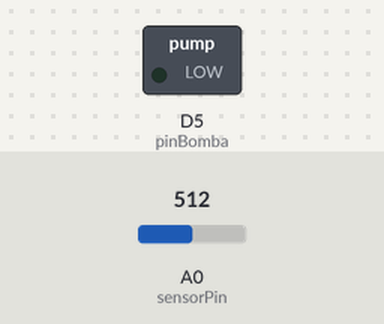
Bench run of a sketch on a simulated ESP8266 (NodeMCU). Parts: switched loads named in the sketch (green lamp = pin HIGH). The inputs (shaded band) are chosen by the test bench; at power-on: A0 (sensorPin) = 512. WiFi joins after 1.5 s; servers stay silent unless stated; no MQTT or app messages arrive unless stated; what the sketch prints to the serial monitor is not drawn.

Above: at 0.1 s.
At 2.2 s:
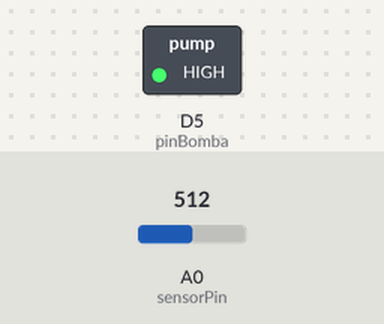
Timing chart, 0 to 3.7 s (numbered marks = the images above):
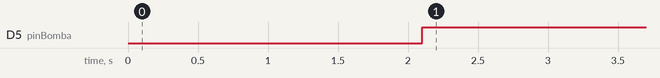

Measured:
- by itself, D5 (pinBomba): LOW → HIGH at 2.1 s

The sketch:

Irrigacao_por_segundos.ino
```cpp
#include <ESP8266WiFi.h>
#include "Adafruit_MQTT.h"
#include "Adafruit_MQTT_Client.h"


#define WLAN_SSID         "SENAI-LABS"
#define WLAN_PASS         "senai@2022#*@"
#define AIO_SERVER        "io.adafruit.com"
#define AIO_SERVERPORT    1883                   // use 8883 for SSL
#define AIO_USERNAME      "Robotgamert324"
#define AIO_KEY           "aio_lVVw38Bz0OSgAaQDydTK298MMhUR"

WiFiClient client;
Adafruit_MQTT_Client mqtt(&client, AIO_SERVER, AIO_SERVERPORT, AIO_USERNAME, AIO_KEY);

Adafruit_MQTT_Publish humidadesoloFeed = Adafruit_MQTT_Publish(&mqtt, AIO_USERNAME "/feeds/humidadesolo");


//------------------------------------------------------------------------------------------------------------
/*
#include <Wire.h> // Biblioteca utilizada para fazer a comunicação com o I2C
#include <LiquidCrystal_I2C.h> // Biblioteca utilizada para fazer a comunicação com o display 20x4

#define col 16 // Serve para definir o numero de colunas do display utilizado
#define lin  2 // Serve para definir o numero de linhas do display utilizado
#define ende  0x27 // Serve para definir o endereço do display.

LiquidCrystal_I2C lcd(ende,col,lin); // Chamada da funcação LiquidCrystal para ser usada com o I2C*/

//------------------------------------------------------------------------------------------------------------

// Define o pino usado para a leitura analógica
const int sensorPin = A0;

// Define a faixa de valores para a umidade do solo
const int HumidadeMinima = 100;      // Umidade mínima
const int HumidadeMaxima = 0;    // Umidade máxima
const int valorMinimo = 569;        // Valor mínimo lido no pino analógico
const int valorMaximo = 1024;     // Valor máximo lido no pino analógico

//------------------------------------------------------------------------------------------------------------
unsigned long startTime = 0; // Tempo inicial
unsigned long currentTime = 0; // Tempo atual
unsigned long elapsedSeconds = 0; // Segundos decorridos
int pinBomba = D5;                       // Pino da bomba de água

//------------------------------------------------------------------------------------------------------------

void MQTT_connect() {

  int8_t ret;
  while ((ret = mqtt.connect()) != 0) {
    Serial.println(mqtt.connectErrorString(ret));
    Serial.println("Tentando novamente em 5 segundos...");
    mqtt.disconnect();
    delay(5000);
  }

  Serial.println("Conectado ao servidor MQTT!");

}

void setup() {

  WiFi.begin(WLAN_SSID, WLAN_PASS);
  while (WiFi.status() != WL_CONNECTED) {
    delay(1000);
    Serial.println("Conectando ao WiFi...");
  }

  Serial.println("Conectado ao WiFi!");

  Serial.begin(9600);

  MQTT_connect();

//--------------------------------------------------------------------------------------------------------------
/*
  lcd.init(); // Serve para iniciar a comunicação com o display já conectado
  lcd.backlight(); // Serve para ligar a luz do display
  lcd.clear(); // Serve para limpar a tela do display*/

//--------------------------------------------------------------------------------------------------------------

 startTime = millis(); // Armazena o tempo inicial

//--------------------------------------------------------------------------------------------------------------

pinMode(pinBomba, OUTPUT);

//--------------------------------------------------------------------------------------------------------------

}

  void loop() {

  MQTT_connect();

//--------------------------------------------------------------------------------------------------------------

  // Lê o valor analógico do sensor
  int sensorValue = analogRead(sensorPin);

  // Converte o valor lido para a umidade do solo na faixa especificada
  int Humidadesolo = map(sensorValue, valorMinimo, valorMaximo, HumidadeMinima, HumidadeMaxima);

//--------------------------------------------------------------------------------------------------------------

  humidadesoloFeed.publish(Humidadesolo);

//--------------------------------------------------------------------------------------------------------------

  currentTime = millis(); // Obtém o tempo atual
  elapsedSeconds = (currentTime - startTime) / 1000; // Calcula os segundos decorridos

// Verifica a condição para ativar a bomba de água
  if (Humidadesolo < 2 && elapsedSeconds >= 20){

  digitalWrite(pinBomba,  LOW );
  startTime = currentTime; // Reinicia o tempo inicial

  }
   else if(Humidadesolo > 50){

     digitalWrite(pinBomba, HIGH);
     startTime = currentTime; // Reinicia o tempo inicial

    }
}
```
